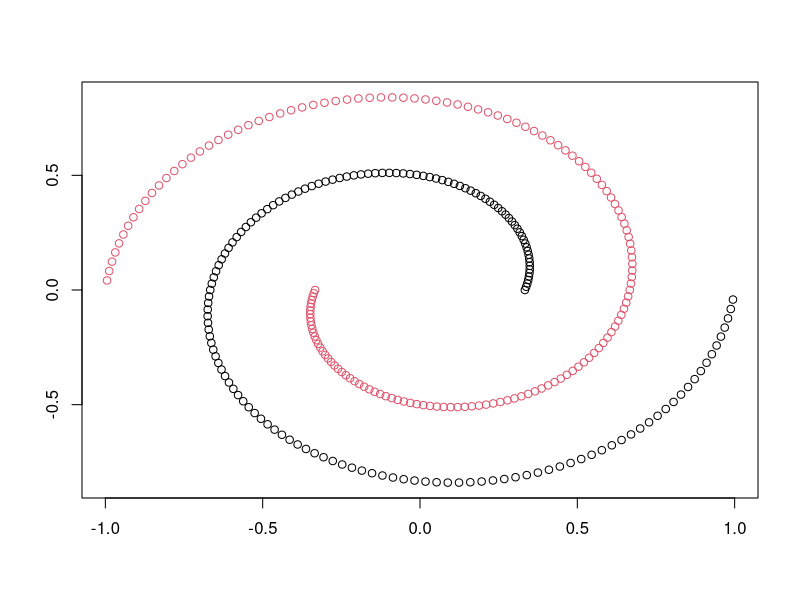
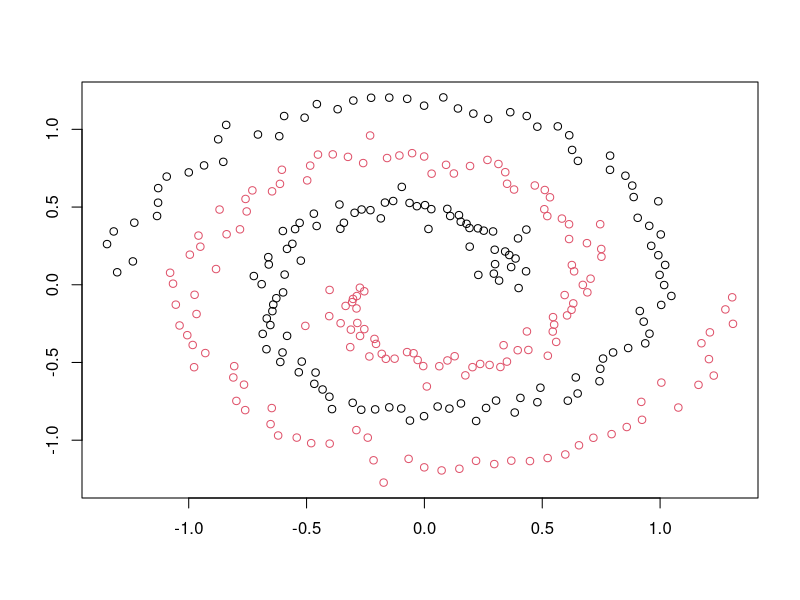

The R source for these figures, in order:
# r2py crawler metadata
# package: mlbench
# source_type: rd_example
# topic: mlbench.spirals.Rd
# source_file: C:\Users\bened\AppData\Local\R\win-library\4.5\mlbench\help
# lines: 8

suppressPackageStartupMessages(library(mlbench))
# 1 cycle each, no noise
p<-mlbench.spirals(300)
plot(p)
#
# 1.5 cycles each, with noise
p<-mlbench.spirals(300,1.5,0.05)
plot(p)
